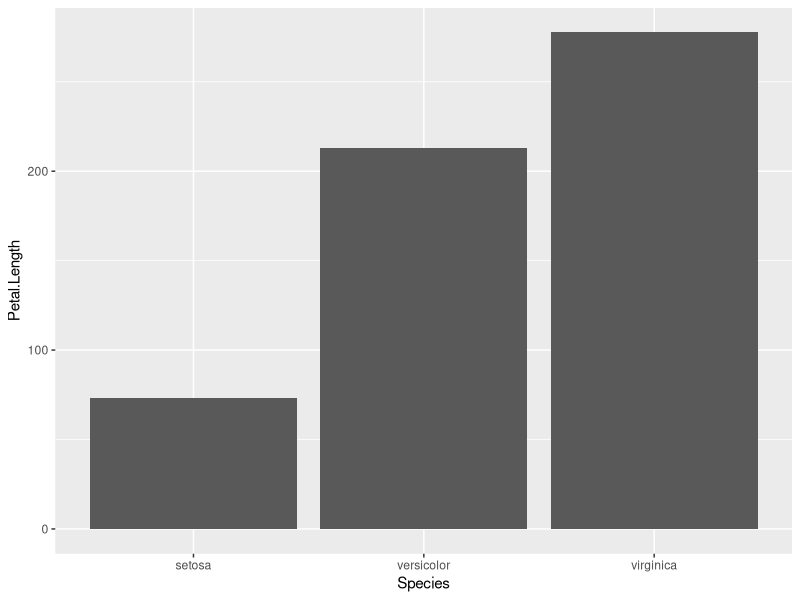

Recreate this plot in R.
## ---- chunk 1
# Load ggplot2
library(ggplot2)

# Create data
data <- iris

# Barplot
ggplot(data, aes(x = Species, y = Petal.Length)) + 
  geom_bar(stat = "identity")

